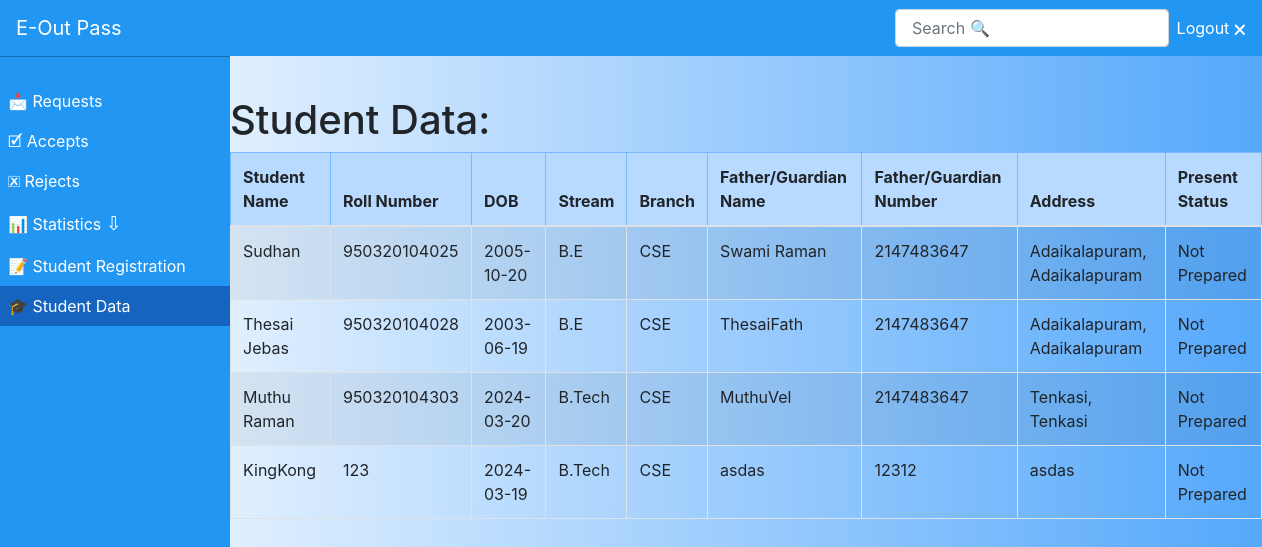
The app's page /thesaiFiles/studentdata.php (signed in), older data.
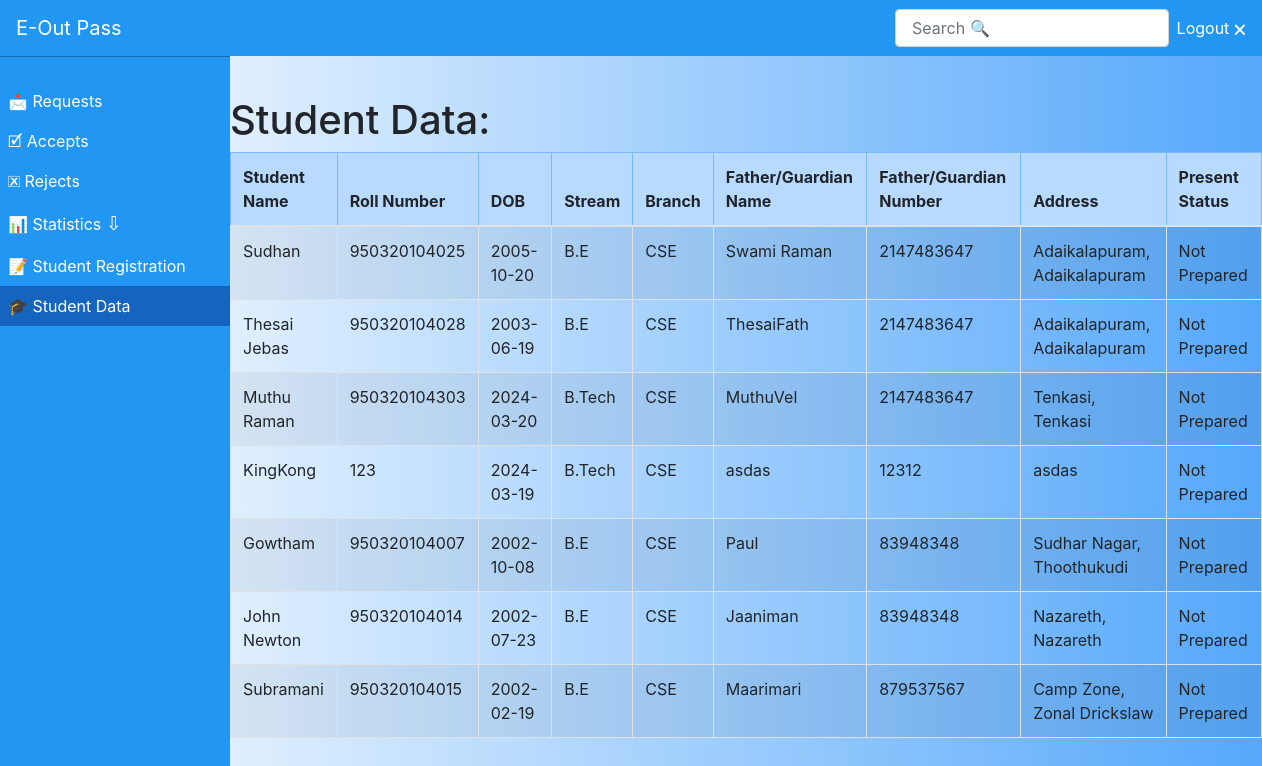
The same page, newer data.
### tables this page shows
CREATE TABLE `student_details` (
  `studentdetailsid` int(11) NOT NULL,
  `sno` int(10) NOT NULL,
  `studentname` varchar(225) NOT NULL,
  `rollnumber` varchar(225) NOT NULL,
  `dateofbirth` varchar(225) NOT NULL,
  `stream` varchar(225) NOT NULL,
  `branch` varchar(225) NOT NULL,
  `father/guardianname` varchar(225) NOT NULL,
  `father/guardiannumber` int(11) NOT NULL,
  `address` varchar(225) NOT NULL,
  `datm` timestamp NOT NULL DEFAULT current_timestamp() ON UPDATE current_timestamp(),
  `classadvisor` varchar(100) NOT NULL
);

### thesaiFiles/studentdata.php (the view, shortened to what this page needs)
<!DOCTYPE html>
<html lang="en">
<head>
	<link rel="stylesheet" href="https://stackpath.bootstrapcdn.com/bootstrap/4.3.1/css/bootstrap.min.css">
  </head>
  <body>
<nav class="navbar navbar-expand-lg navbar-dark fixed-top " style="background:#2196f3;">
	<a class="navbar-brand"  style="color: white;" href="#">E-Out Pass</a>
	<div class="collapse navbar-collapse" id="navbarCollapse">
	  <ul class="navbar-nav mr-auto sidenav" id="navAccordion"  >
		  <br>
		<li class="nav-item ">
		  <a class="nav-link" href="requests.php" > &#128233; Requests<span class="sr-only">(current)</span></a>
		</li>
		<li class="nav-item ">
		  <a class="nav-link" href="accepts.php">  &#128505;  Accepts</a>
		</li>
		<li class="nav-item ">
			<a class="nav-link" href="rejects.php"> &#128503; Rejects</a>
		  </li>
		<li class="nav-item">
		  <a
			class="nav-link nav-link-collapse"
			href="#"
			id="hasSubItems"
			data-toggle="collapse"
			data-target="#collapseSubItems2"
			aria-controls="collapseSubItems2"
			aria-expanded="false"
		  > &#128202; Statistics            <big>⇩</big></a>
		</li>
		<li class="nav-item">
		  <a class="nav-link" href="studentregistration.php"> &#128221; Student Registration</a>
		</li>
		<li class="nav-item active">
			<a class="nav-link" href="studentdata.php">&#127891; Student Data</a>
		  </li>
	  </ul>
	  <form class="form-inline ml-auto mt-2 mt-md-0">
		<input class="form-control mr-sm-2" type="text" id="myInput" onkeyup="myFunction()" placeholder=" Search &#128269;" aria-label="Search">
	  </form>
	  <a href="logout.php">Logout &#128473;</a>
	</div>
  </nav>
  <main class="content-wrapper">
<div>
	<h1>Student Data:</h1>
</div>
<div class="table-responsive-sm">
	<table class="table table-striped table-bordered">
		<thead>
			<tr class="table-primary" >
              <th scope="col">Student Name</th>
			  <th scope="col">Roll Number</th>
			  <th scope="col">DOB</th>
			  <th scope="col">Stream</th>
			  <th scope="col">Branch </th>
			  <th scope="col">Father/Guardian Name</th>
			  <th scope="col">Father/Guardian Number</th>
              <th scope="col">Address</th>
              <th scope="col">Present Status</th>
			</tr>
		  </thead>
		  <tbody id="myTable">
			  <?PHP
			  include "../Includes/conn.php";
				$query="SELECT * FROM `student_details`";
				$sql=mysqli_query($conn,$query);
			  while($row = mysqli_fetch_array($sql))
			  {
					echo "<tr  scope='row'>
						<td>".$row['studentname']."</td><td>".$row['rollnumber']."</td><td>".$row['dateofbirth']."</td>
						<td>".$row['stream']."</td><td>".$row['branch']."</td> <td>".$row['father/guardianname']."</td>
						<td>".$row['father/guardiannumber']."</td> <td>".$row['address']."</td><td>Not Prepared</td>
						</tr>";
			  }
			 ?>
		  </tbody>
	</table>
  </div>
  </main>
</body>
</html>

### thesaiFiles/studentdata.php (style rules this page uses)
html { position: relative; min-height: 100%; }
body { padding-top: 4.5rem; margin-bottom: 4.5rem; background: linear-gradient(to left, #55A8FB 0%, white 100%); }
#navbarCollapse a { color: #fff; }
.nav-link-collapse:after { float: right; content: '\f067'; font-family: 'FontAwesome'; }
@media (min-width: 992px) { .sidenav { position: absolute; top: 0; left: 0; width: 230px; height: calc(100vh - 3.5rem); margin-top: 3.5rem; background:#2196f3; box-sizing: border-box; border-top: 1px solid rgba(0, 0, 0, 0.3); } }
@media (min-width: 992px) { .navbar-expand-lg .sidenav { flex-direction: column; } }
@media (min-width: 992px) { .content-wrapper { margin-left: 230px; } }
.active { background-color:#1565c0 ; }

Row changes from the older to the newer data that the page shows:
added student_details: studentname "Gowtham", rollnumber "950320104007", dateofbirth "2002-10-08", stream "B.E", branch "CSE", value "Paul", value "83948348", address "Sudhar Nagar, Thoothukudi"
added student_details: studentname "John Newton", rollnumber "950320104014", dateofbirth "2002-07-23", stream "B.E", branch "CSE", value "Jaaniman", value "83948348", address "Nazareth, Nazareth"
added student_details: studentname "Subramani", rollnumber "950320104015", dateofbirth "2002-02-19", stream "B.E", branch "CSE", value "Maarimari", value "879537567", address "Camp Zone, Zonal Drickslaw"
